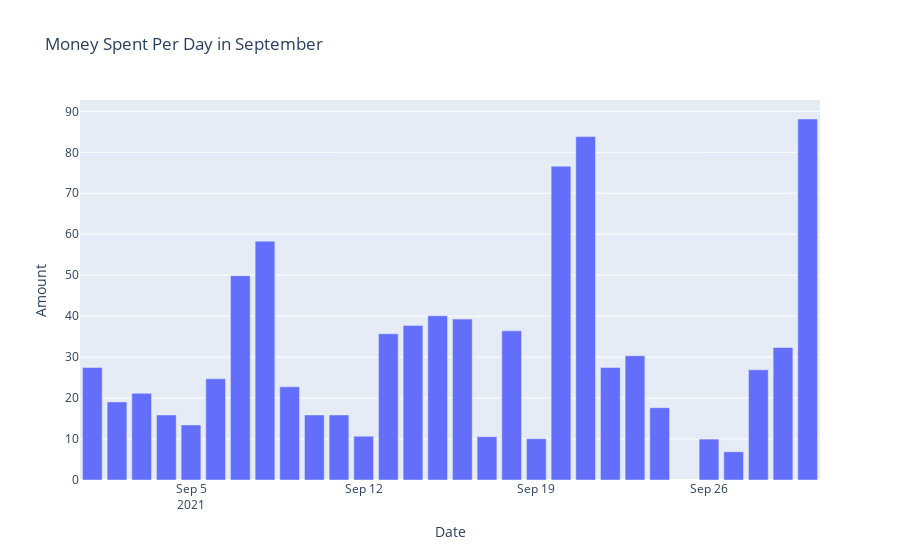

Notebook code cell kept with this figure:
### Code cell
spendingInMonthPerDay(monthsDict[9])

### Figure 1 — Plotly figure (JSON) as saved in the notebook; plotly's stock layout.template omitted (floating-point values rounded to 4 significant figures)
{"data": [{"alignmentgroup": "True", "hovertemplate": "Date=%{x}<br>Amount=%{y}<extra></extra>", "legendgroup": "", "marker": {"color": "#636efa", "pattern": {"shape": ""}}, "name": "", "offsetgroup": "", "orientation": "v", "showlegend": false, "textposition": "auto", "type": "bar", "x": ["2021-09-01", "2021-09-02", "2021-09-03", "2021-09-04", "2021-09-05", "2021-09-06", "2021-09-07", "2021-09-08", "2021-09-09", "2021-09-10", "2021-09-11", "2021-09-12", "2021-09-13", "2021-09-14", "2021-09-15", "2021-09-16", "2021-09-17", "2021-09-18", "2021-09-19", "2021-09-20", "2021-09-21", "2021-09-22", "2021-09-23", "2021-09-24", "2021-09-26", "2021-09-27", "2021-09-28", "2021-09-29", "2021-09-30"], "xaxis": "x", "y": [27.46, 19.07, 21.16, 15.87, 13.43, 24.71, 49.88, 58.31, 22.75, 15.88, 15.88, 10.68, 35.71, 37.71, 40.1, 39.28, 10.58, 36.41, 10.08, 76.62, 83.83, 27.45, 30.33, 17.65, 9.99, 6.89, 26.9, 32.34, 88.13], "yaxis": "y"}], "layout": {"barmode": "relative", "legend": {"tracegroupgap": 0}, "title": {"text": "Money Spent Per Day in September"}, "xaxis": {"anchor": "y", "domain": [0, 1], "title": {"text": "Date"}}, "yaxis": {"anchor": "x", "domain": [0, 1], "title": {"text": "Amount"}}}}
